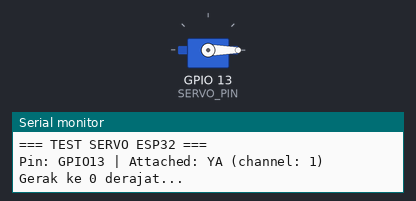
A sketch run on a simulated ESP32. On the bench: servo, the last lines printed to the serial monitor.

Above: at 0.55 s.
At 4.55 s:
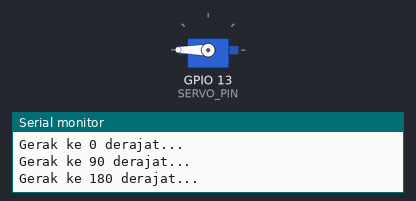
At 8.5 s:
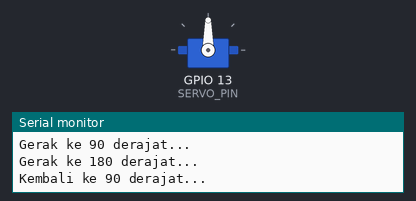
Timing chart, 0 to 10.9 s (numbered marks = the images above):
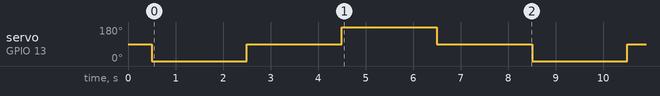

The sketch:

test_servo.ino
```cpp
#include <ESP32Servo.h>                                      // Library Servo khusus ESP32 (install: "ESP32Servo" by Kevin Harrington)

// ================= PIN SERVO =================
// Kabel Servo:
// - Oranye / Kuning / Putih (Signal) -> GPIO13
// - Merah (VCC)                      -> VIN / 5V (JANGAN 3V3!)
// - Cokelat / Hitam (GND)            -> GND ESP32 (wajib common ground)
#define SERVO_PIN 13

Servo testServo;

void setup() {
  Serial.begin(115200);
  delay(500);

  // Alokasikan timer PWM ESP32 secara eksplisit
  ESP32PWM::allocateTimer(0);
  ESP32PWM::allocateTimer(1);
  ESP32PWM::allocateTimer(2);
  ESP32PWM::allocateTimer(3);

  testServo.setPeriodHertz(50);                              // Frekuensi standar servo 50 Hz
  int channel = testServo.attach(SERVO_PIN, 500, 2400);      // Rentang pulsa 500 - 2400 us (SG90 / MG90S / MG996R)

  Serial.println("\n=== TEST SERVO ESP32 ===");
  Serial.printf("Pin: GPIO%d | Attached: %s (channel: %d)\n",
                SERVO_PIN, testServo.attached() ? "YA" : "TIDAK", channel);
}

void loop() {
  Serial.println("Gerak ke 0 derajat...");
  testServo.write(0);
  delay(2000);

  Serial.println("Gerak ke 90 derajat...");
  testServo.write(90);
  delay(2000);

  Serial.println("Gerak ke 180 derajat...");
  testServo.write(180);
  delay(2000);

  Serial.println("Kembali ke 90 derajat...");
  testServo.write(90);
  delay(2000);
}
```

Measured:
- by itself, servo on GPIO 13 (SERVO_PIN): repeats every 8.0 s: 90° 2.0 s, 180° 2.0 s, 90° 2.0 s, 0° 2.0 s
